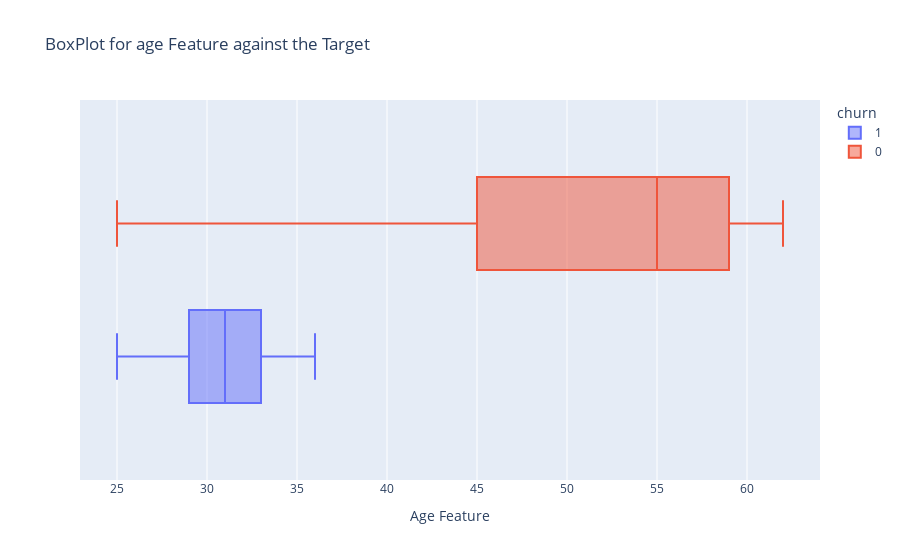

This figure's notebook cell:
### Markdown cell above
__Age boxplot whithout outliers__

### Code cell
mask = prepared_df['age'] > 24
masked_df = prepared_df[mask]

plt.Figure(figsize=(3,4))
fig = px.box(data_frame=masked_df, x='age', color=masked_df['churn'], title=f'BoxPlot for age Feature against the Target')
fig.update_layout(xaxis_title='Age Feature')
fig.show()

### Figure 1 — Plotly figure (JSON) as saved in the notebook; plotly's stock layout.template omitted (floating-point values rounded to 4 significant figures; data arrays with more than 128 entries replaced by an {"elided": "..."} marker saying what was removed)
{"data": [{"alignmentgroup": "True", "hovertemplate": "churn=1<br>age=%{x}<extra></extra>", "legendgroup": "1", "marker": {"color": "#636efa"}, "name": "1", "notched": false, "offsetgroup": "1", "orientation": "h", "showlegend": true, "type": "box", "x": {"elided": "187 int values"}, "x0": " ", "xaxis": "x", "y0": " ", "yaxis": "y"}, {"alignmentgroup": "True", "hovertemplate": "churn=0<br>age=%{x}<extra></extra>", "legendgroup": "0", "marker": {"color": "#EF553B"}, "name": "0", "notched": false, "offsetgroup": "0", "orientation": "h", "showlegend": true, "type": "box", "x": {"elided": "230 int values"}, "x0": " ", "xaxis": "x", "y0": " ", "yaxis": "y"}], "layout": {"boxmode": "group", "legend": {"title": {"text": "churn"}, "tracegroupgap": 0}, "title": {"text": "BoxPlot for age Feature against the Target"}, "xaxis": {"anchor": "y", "domain": [0, 1], "title": {"text": "Age Feature"}}, "yaxis": {"anchor": "x", "domain": [0, 1]}}}
